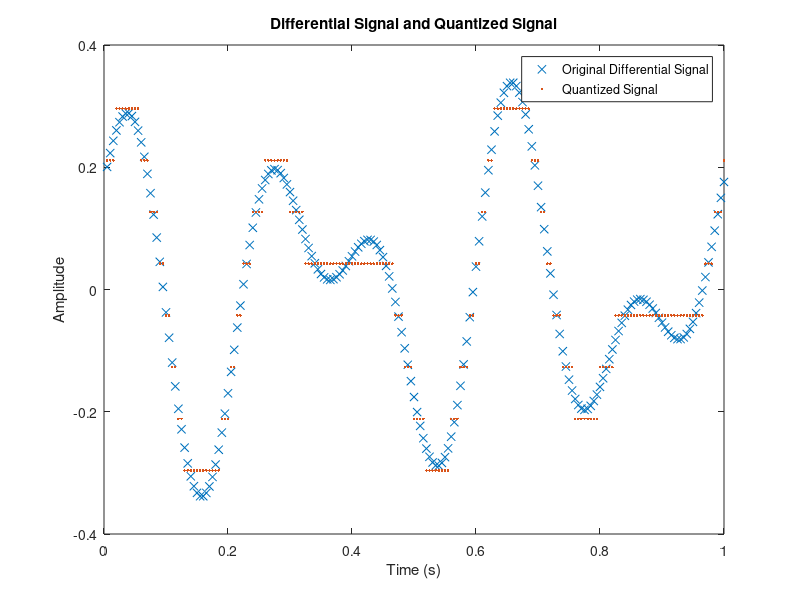
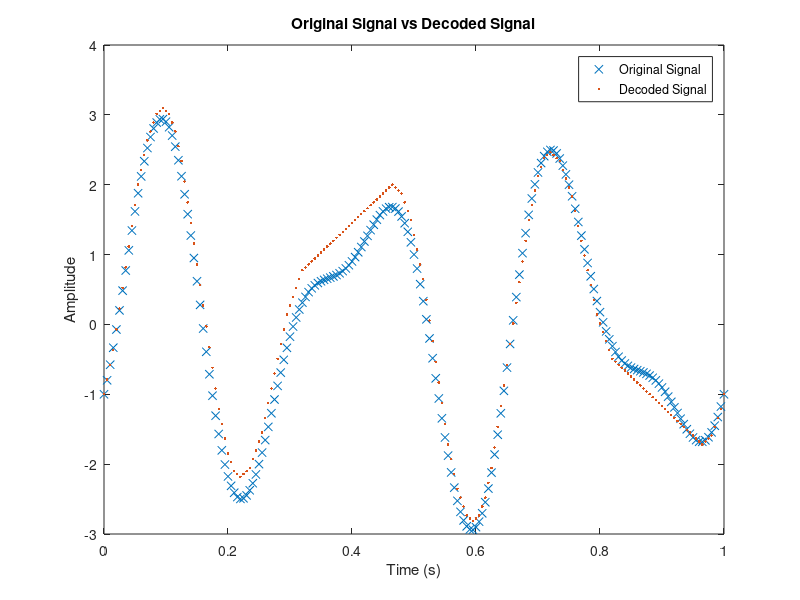

Write the MATLAB code that produced these figures, in order.
% Example of Differential Pulse Code Modulation (DPCM)

% Step 1: Generate the Original Signal (already sampled)
t = 0:0.005:1; % Time vector from 0 to 1 with a step of 0.005
sig = 2*sin(2*pi*3*t) - cos(2*pi*5*t); % Original signal: sum of sine and cosine waves

% Step 2: Differential Encoding
sig_prev = [0, sig(1:end - 1)]; % Shifted signal (one sample back), starting with 0
sig_diff = sig - sig_prev; % Differential signal: current sample minus previous sample
sig_diff = sig_diff(2:end); % Removing the first sample (no previous sample to differ with)

% Step 3: Quantization of the Differential Signal
Num_Bits = 3; % Number of bits used for quantization
Num_Levels = 2^Num_Bits; % Number of quantization levels

Xsc = max(abs(sig_diff)); % Maximum absolute value of the differential signal
A = 2 * Xsc / Num_Levels; % Quantization step size

% Define the quantization partitions and codebook (quantized values)
partition = -Xsc + A : A : Xsc - A; % Partition boundaries between levels
codebook = -Xsc + A/2 : A : Xsc; % Quantized values corresponding to each partition

% Apply quantization to the differential signal
[index, quants] = quantiz(sig_diff, partition, codebook); % `index` stores the partition indices, `quants` stores quantized values

% Step 4: Plotting the Differential Signal and Quantized Signal
figure;
plot(t(2:end), sig_diff, 'x', t(2:end), quants, '.'); % Plot original differential signal vs quantized signal
title('Differential Signal and Quantized Signal');
xlabel('Time (s)');
ylabel('Amplitude');
legend('Original Differential Signal', 'Quantized Signal');

% Step 5: Differential Decoding
N = length(sig); % Number of samples in the original signal
sig_decoded = zeros(1, N); % Initialize the decoded signal with zeros
sig_decoded(1) = -1; % Set an arbitrary initial value for the first sample

% Reconstruct the original signal by summing up the quantized differences
for idx = 2:N
    sig_decoded(idx) = sig_decoded(idx - 1) + quants(idx - 1); % Summing up quantized differences
end

% Step 6: Plotting the Original Signal and Decoded Signal
figure;
plot(t, sig, 'x', t, sig_decoded, '.'); % Plot original signal vs decoded signal
title('Original Signal vs Decoded Signal');
xlabel('Time (s)');
ylabel('Amplitude');
legend('Original Signal', 'Decoded Signal');
